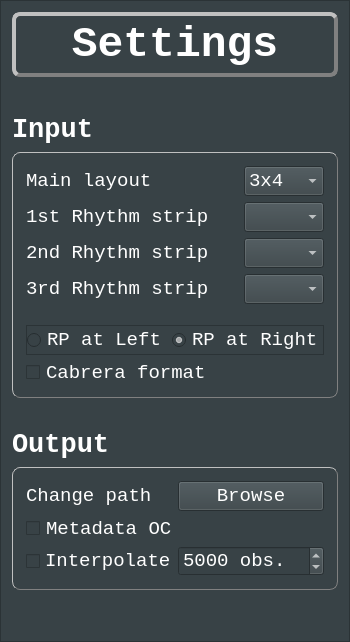
          <widget class="QFrame" name="settings_frame">
           <property name="minimumSize">
            <size>
             <width>350</width>
             <height>0</height>
            </size>
           </property>
           <property name="maximumSize">
            <size>
             <width>350</width>
             <height>16777215</height>
            </size>
           </property>
           <property name="font">
            <font>
             <family>Inter</family>
            </font>
           </property>
           <property name="styleSheet">
            <string notr="true">background-color: rgb(56,66,70);
color: rgb(255,255,255);</string>
           </property>
           <property name="frameShape">
            <enum>QFrame::StyledPanel</enum>
           </property>
           <property name="frameShadow">
            <enum>QFrame::Raised</enum>
           </property>
           <layout class="QVBoxLayout" name="verticalLayout_5">
            <item>
             <widget class="QLabel" name="settings_lbl">
              <property name="minimumSize">
               <size>
                <width>0</width>
                <height>0</height>
               </size>
              </property>
              <property name="maximumSize">
               <size>
                <width>16777215</width>
                <height>70</height>
               </size>
              </property>
              <property name="font">
               <font>
                <family>Liberation Mono</family>
                <pointsize>32</pointsize>
                <weight>75</weight>
                <bold>true</bold>
               </font>
              </property>
              <property name="styleSheet">
               <string notr="true">border-style: outset;
border-width: 4px;
border-radius: 8px;
border-color: gray;
padding: 4px;</string>
              </property>
              <property name="text">
               <string>Settings</string>
              </property>
              <property name="alignment">
               <set>Qt::AlignCenter</set>
              </property>
             </widget>
            </item>
            <item>
             <widget class="QWidget" name="widget" native="true">
              <property name="sizePolicy">
               <sizepolicy hsizetype="Preferred" vsizetype="Maximum">
                <horstretch>0</horstretch>
                <verstretch>0</verstretch>
               </sizepolicy>
              </property>
              <property name="font">
               <font>
                <family>Inter</family>
               </font>
              </property>
              <layout class="QVBoxLayout" name="verticalLayout_4">
               <property name="leftMargin">
                <number>0</number>
               </property>
               <property name="topMargin">
                <number>0</number>
               </property>
               <property name="rightMargin">
                <number>0</number>
               </property>
               <property name="bottomMargin">
                <number>0</number>
               </property>
               <item>
                <spacer name="vspacer2">
                 <property name="orientation">
                  <enum>Qt::Vertical</enum>
                 </property>
                 <property name="sizeType">
                  <enum>QSizePolicy::Fixed</enum>
                 </property>
                 <property name="sizeHint" stdset="0">
                  <size>
                   <width>20</width>
                   <height>25</height>
                  </size>
                 </property>
                </spacer>
               </item>
              </layout>
             </widget>
            </item>
            <item>
             <widget class="QLabel" name="input_lbl">
              <property name="font">
               <font>
                <family>Liberation Mono</family>
                <pointsize>20</pointsize>
                <weight>75</weight>
                <bold>true</bold>
               </font>
              </property>
              <property name="text">
               <string>Input</string>
              </property>
             </widget>
            </item>
            <item>
             <widget class="QFrame" name="input_frame">
              <property name="styleSheet">
               <string notr="true">QFrame#input_frame{
	border-style: outset;
	border-width: 1px;
	border-radius: 8px;
	border-color: gray;
	padding: 4px;
}</string>
              </property>
              <property name="frameShape">
               <enum>QFrame::StyledPanel</enum>
              </property>
              <property name="frameShadow">
               <enum>QFrame::Raised</enum>
              </property>
              <layout class="QVBoxLayout" name="verticalLayout_7">
               <item>
                <widget class="QFrame" name="rhythm_frame">
                 <property name="styleSheet">
                  <string notr="true"/>
                 </property>
                 <layout class="QGridLayout" name="rythm_grid_layout">
                  <property name="leftMargin">
                   <number>0</number>
                  </property>
                  <property name="topMargin">
                   <number>0</number>
                  </property>
                  <property name="rightMargin">
                   <number>0</number>
                  </property>
                  <property name="bottomMargin">
                   <number>15</number>
                  </property>
                  <property name="horizontalSpacing">
                   <number>5</number>
                  </property>
                  <item row="2" column="0">
                   <widget class="QLabel" name="rhythm_2_lbl">
                    <property name="font">
                     <font>
                      <family>Liberation Mono</family>
                      <pointsize>14</pointsize>
                     </font>
                    </property>
                    <property name="text">
                     <string>2nd Rhythm strip</string>
                    </property>
                   </widget>
                  </item>
                  <item row="1" column="0">
                   <widget class="QLabel" name="rhythm_1_lbl">
                    <property name="font">
                     <font>
                      <family>Liberation Mono</family>
                      <pointsize>14</pointsize>
                     </font>
                    </property>
                    <property name="styleSheet">
                     <string notr="true"/>
                    </property>
                    <property name="text">
                     <string>1st Rhythm strip</string>
                    </property>
                   </widget>
                  </item>
                  <item row="2" column="1">
                   <widget class="QComboBox" name="rhythm_2_cbox">
                    <property name="sizePolicy">
                     <sizepolicy hsizetype="Fixed" vsizetype="Minimum">
                      <horstretch>0</horstretch>
                      <verstretch>0</verstretch>
                     </sizepolicy>
                    </property>
                    <property name="minimumSize">
                     <size>
                      <width>0</width>
                      <height>0</height>
                     </size>
                    </property>
                    <property name="maximumSize">
                     <size>
                      <width>80</width>
                      <height>16777215</height>
                     </size>
                    </property>
                    <property name="font">
                     <font>
                      <family>Liberation Mono</family>
                      <pointsize>14</pointsize>
                     </font>
                    </property>
                   </widget>
                  </item>
                  <item row="3" column="0">
                   <widget class="QLabel" name="rhythm_3_lbl">
                    <property name="font">
                     <font>
                      <family>Liberation Mono</family>
                      <pointsize>14</pointsize>
                     </font>
                    </property>
                    <property name="text">
                     <string>3rd Rhythm strip</string>
                    </property>
                   </widget>
                  </item>
                  <item row="1" column="1">
                   <widget class="QComboBox" name="rhythm_1_cbox">
                    <property name="sizePolicy">
                     <sizepolicy hsizetype="Fixed" vsizetype="Minimum">
                      <horstretch>0</horstretch>
                      <verstretch>0</verstretch>
                     </sizepolicy>
                    </property>
                    <property name="maximumSize">
                     <size>
                      <width>80</width>
                      <height>16777215</height>
                     </size>
                    </property>
                    <property name="font">
                     <font>
                      <family>Liberation Mono</family>
                      <pointsize>14</pointsize>
                     </font>
                    </property>
                   </widget>
                  </item>
                  <item row="3" column="1">
                   <widget class="QComboBox" name="rhythm_3_cbox">
                    <property name="sizePolicy">
                     <sizepolicy hsizetype="Fixed" vsizetype="Minimum">
                      <horstretch>0</horstretch>
                      <verstretch>0</verstretch>
                     </sizepolicy>
                    </property>
                    <property name="minimumSize">
                     <size>
                      <width>80</width>
                      <height>0</height>
                     </size>
                    </property>
                    <property name="maximumSize">
                     <size>
                      <width>80</width>
                      <height>16777215</height>
                     </size>
                    </property>
                    <property name="font">
                     <font>
                      <family>Liberation Mono</family>
                      <pointsize>14</pointsize>
                     </font>
                    </property>
                   </widget>
                  </item>
                  <item row="0" column="0">
                   <widget class="QLabel" name="layout_lbl">
                    <property name="font">
                     <font>
                      <family>Liberation Mono</family>
                      <pointsize>14</pointsize>
                     </font>
                    </property>
                    <property name="text">
                     <string>Main layout</string>
                    </property>
                   </widget>
                  </item>
                  <item row="0" column="1">
                   <widget class="QComboBox" name="layout_cbox">
                    <property name="sizePolicy">
                     <sizepolicy hsizetype="Preferred" vsizetype="Minimum">
                      <horstretch>0</horstretch>
                      <verstretch>0</verstretch>
                     </sizepolicy>
                    </property>
                    <property name="maximumSize">
                     <size>
                      <width>80</width>
                      <height>16777215</height>
                     </size>
                    </property>
                    <property name="font">
                     <font>
                      <family>Liberation Mono</family>
                      <pointsize>14</pointsize>
                     </font>
                    </property>
                    <item>
                     <property name="text">
                      <string>3x4</string>
                     </property>
                    </item>
                    <item>
                     <property name="text">
                      <string>6x2</string>
                     </property>
                    </item>
                    <item>
                     <property name="text">
                      <string>12x1</string>
                     </property>
                    </item>
                   </widget>
                  </item>
                 </layout>
                </widget>
               </item>
               <item>
                <widget class="QFrame" name="RP_frame">
                 <property name="frameShape">
                  <enum>QFrame::StyledPanel</enum>
                 </property>
                 <property name="frameShadow">
                  <enum>QFrame::Raised</enum>
                 </property>
                 <layout class="QHBoxLayout" name="horizontalLayout_8">
                  <property name="spacing">
                   <number>0</number>
                  </property>
                  <property name="leftMargin">
                   <number>0</number>
                  </property>
                  <property name="topMargin">
                   <number>0</number>
                  </property>
                  <property name="rightMargin">
                   <number>0</number>
                  </property>
                  <property name="bottomMargin">
                   <number>0</number>
                  </property>
                  <item>
                   <widget class="QRadioButton" name="rp_left_rbttn">
                    <property name="font">
                     <font>
                      <family>Liberation Mono</family>
                      <pointsize>14</pointsize>
                     </font>
                    </property>
                    <property name="text">
                     <string>RP at Left</string>
                    </property>
                   </widget>
                  </item>
                  <item>
                   <widget class="QRadioButton" name="rp_right_rbttn">
                    <property name="font">
                     <font>
                      <family>Liberation Mono</family>
                      <pointsize>14</pointsize>
                     </font>
                    </property>
                    <property name="text">
                     <string>RP at Right</string>
                    </property>
                    <property name="checked">
                     <bool>true</bool>
                    </property>
                   </widget>
                  </item>
                 </layout>
                </widget>
               </item>
               <item>
                <widget class="QCheckBox" name="cabrera_chk">
                 <property name="maximumSize">
                  <size>
                   <width>16777215</width>
                   <height>25</height>
                  </size>
                 </property>
                 <property name="font">
                  <font>
                   <family>Liberation Mono</family>
                   <pointsize>14</pointsize>
                  </font>
                 </property>
                 <property name="layoutDirection">
                  <enum>Qt::LeftToRight</enum>
                 </property>
                 <property name="styleSheet">
                  <string notr="true">border-width: 0px;
border-radius: 0px;
padding: 0px;</string>
                 </property>
                 <property name="text">
                  <string>Cabrera format</string>
                 </property>
                </widget>
               </item>
              </layout>
             </widget>
            </item>
            <item>
             <spacer name="vspacer4">
              <property name="orientation">
               <enum>Qt::Vertical</enum>
              </property>
              <property name="sizeType">
               <enum>QSizePolicy::Fixed</enum>
              </property>
              <property name="sizeHint" stdset="0">
               <size>
                <width>20</width>
                <height>25</height>
               </size>
              </property>
             </spacer>
            </item>
            <item>
             <widget class="QLabel" name="output_lbl">
              <property name="font">
               <font>
                <family>Liberation Mono</family>
                <pointsize>20</pointsize>
                <weight>75</weight>
                <bold>true</bold>
               </font>
              </property>
              <property name="text">
               <string>Output</string>
              </property>
             </widget>
            </item>
            <item>
             <widget class="QFrame" name="output_frame">
              <property name="minimumSize">
               <size>
                <width>0</width>
                <height>100</height>
               </size>
              </property>
              <property name="styleSheet">
               <string notr="true">QFrame#output_frame{
	border-style: outset;
	border-width: 1px;
	border-radius: 8px;
	border-color: gray;
	padding: 4px;
}</string>
              </property>
              <property name="frameShape">
               <enum>QFrame::StyledPanel</enum>
              </property>
              <property name="frameShadow">
               <enum>QFrame::Raised</enum>
              </property>
              <layout class="QGridLayout" name="gridLayout" columnstretch="0,0">
               <item row="2" column="0">
                <widget class="QCheckBox" name="interpolate_chk">
                 <property name="sizePolicy">
                  <sizepolicy hsizetype="Minimum" vsizetype="Fixed">
                   <horstretch>0</horstretch>
                   <verstretch>0</verstretch>
                  </sizepolicy>
                 </property>
                 <property name="font">
                  <font>
                   <family>Liberation Mono</family>
                   <pointsize>14</pointsize>
                  </font>
                 </property>
                 <property name="text">
                  <string>Interpolate</string>
                 </property>
                </widget>
               </item>
               <item row="2" column="1">
                <widget class="QSpinBox" name="interpolate_spin">
                 <property name="enabled">
                  <bool>true</bool>
                 </property>
                 <property name="sizePolicy">
                  <sizepolicy hsizetype="Minimum" vsizetype="Minimum">
                   <horstretch>0</horstretch>
                   <verstretch>0</verstretch>
                  </sizepolicy>
                 </property>
                 <property name="font">
                  <font>
                   <family>Liberation Mono</family>
                   <pointsize>14</pointsize>
                  </font>
                 </property>
                 <property name="showGroupSeparator" stdset="0">
                  <bool>false</bool>
                 </property>
                 <property name="suffix">
                  <string> obs.</string>
                 </property>
                 <property name="minimum">
                  <number>500</number>
                 </property>
                 <property name="maximum">
                  <number>10000</number>
                 </property>
                 <property name="singleStep">
                  <number>100</number>
                 </property>
                 <property name="value">
                  <number>5000</number>
                 </property>
                </widget>
               </item>
               <item row="1" column="0">
                <widget class="QCheckBox" name="ocr_chk">
                 <property name="enabled">
                  <bool>true</bool>
                 </property>
                 <property name="maximumSize">
                  <size>
                   <width>16777215</width>
                   <height>25</height>
                  </size>
                 </property>
                 <property name="font">
                  <font>
                   <family>Liberation Mono</family>
                   <pointsize>14</pointsize>
                  </font>
                 </property>
                 <property name="styleSheet">
                  <string notr="true">border-width: 0px;
border-radius: 0px;
padding: 0px;</string>
                 </property>
                 <property name="text">
                  <string>Metadata OCR</string>
                 </property>
                 <property name="checked">
                  <bool>false</bool>
                 </property>
                 <property name="tristate">
                  <bool>false</bool>
                 </property>
                </widget>
               </item>
               <item row="0" column="0">
                <widget class="QLabel" name="change_path_lbl">
                 <property name="font">
                  <font>
                   <family>Liberation Mono</family>
                   <pointsize>14</pointsize>
                  </font>
                 </property>
                 <property name="text">
                  <string>Change path</string>
                 </property>
                </widget>
               </item>
               <item row="0" column="1">
                <widget class="QPushButton" name="outpath_bttn">
                 <property name="font">
                  <font>
                   <family>Liberation Mono</family>
                   <pointsize>14</pointsize>
                  </font>
                 </property>
                 <property name="toolTip">
                  <string>Browse output path</string>
                 </property>
                 <property name="text">
                  <string>Browse</string>
                 </property>
                </widget>
               </item>
              </layout>
             </widget>
            </item>
            <item>
             <spacer name="verticalSpacer">
              <property name="orientation">
               <enum>Qt::Vertical</enum>
              </property>
              <property name="sizeHint" stdset="0">
               <size>
                <width>20</width>
                <height>40</height>
               </size>
              </property>
             </spacer>
            </item>
           </layout>
          </widget>
